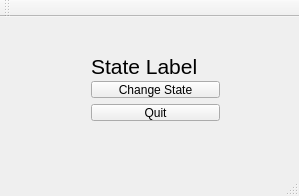
<?xml version="1.0" encoding="UTF-8"?>
<ui version="4.0">
 <class>MainWindow</class>
 <widget class="QMainWindow" name="MainWindow">
  <property name="geometry">
   <rect>
    <x>0</x>
    <y>0</y>
    <width>299</width>
    <height>196</height>
   </rect>
  </property>
  <property name="windowTitle">
   <string>MainWindow</string>
  </property>
  <widget class="QWidget" name="centralWidget">
   <widget class="QWidget" name="layoutWidget">
    <property name="geometry">
     <rect>
      <x>80</x>
      <y>30</y>
      <width>151</width>
      <height>85</height>
     </rect>
    </property>
    <layout class="QVBoxLayout" name="verticalLayout">
     <item>
      <widget class="QLabel" name="label">
       <property name="font">
        <font>
         <pointsize>16</pointsize>
        </font>
       </property>
       <property name="text">
        <string>State Label</string>
       </property>
      </widget>
     </item>
     <item>
      <widget class="QPushButton" name="pushButton">
       <property name="text">
        <string>Change State</string>
       </property>
      </widget>
     </item>
     <item>
      <widget class="QPushButton" name="pbQuit">
       <property name="text">
        <string>Quit</string>
       </property>
      </widget>
     </item>
    </layout>
   </widget>
  </widget>
  <widget class="QMenuBar" name="menuBar">
   <property name="geometry">
    <rect>
     <x>0</x>
     <y>0</y>
     <width>299</width>
     <height>21</height>
    </rect>
   </property>
  </widget>
  <widget class="QToolBar" name="mainToolBar">
   <attribute name="toolBarArea">
    <enum>TopToolBarArea</enum>
   </attribute>
   <attribute name="toolBarBreak">
    <bool>false</bool>
   </attribute>
  </widget>
  <widget class="QStatusBar" name="statusBar"/>
 </widget>
 <layoutdefault spacing="6" margin="11"/>
 <resources/>
 <connections/>
</ui>
